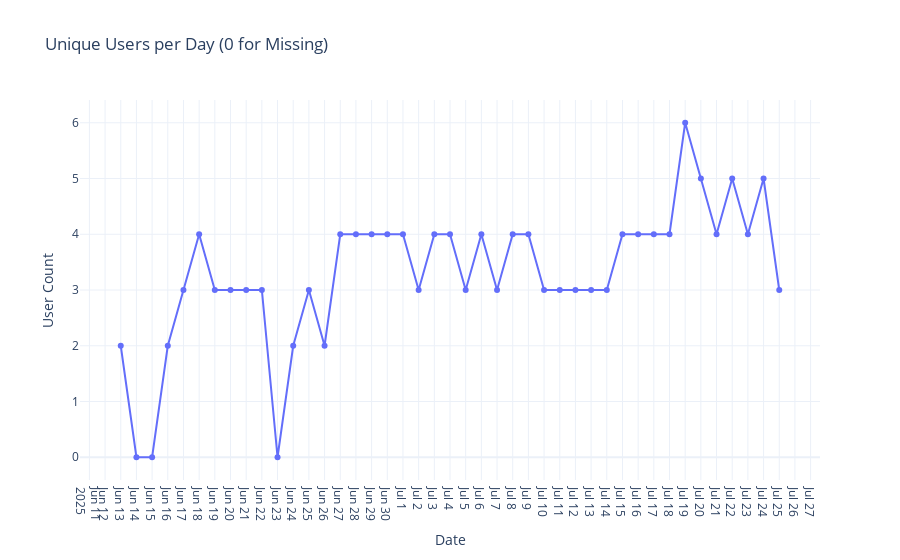

Notebook cell for this chart:
### Markdown cell above
# Charts

### Code cell
pio.templates.default = "seaborn"  # or "plotly_white", "ggplot2", "seaborn", etc.

# Step 1: Calculate daily users
dedup_df = users_score.unique(subset=["date_only", "user_id"])

daily_users = (
    dedup_df
    .group_by("date_only")
    .agg(pl.len().alias("user_count"))
    .sort("date_only")
)

# Step 2: Generate full date range in Polars
min_date = daily_users["date_only"].min()
max_date = daily_users["date_only"].max()

date_range_df = pl.DataFrame({
    "date_only": pl.date_range(min_date, max_date, interval="1d", eager=True)
})

# Step 3: Left join and fill missing values with 0
filled_users = (
    date_range_df
    .join(daily_users, on="date_only", how="left")
    .fill_null(strategy="zero")
)

# Step 4: Plot using Plotly (no pandas)
fig = go.Figure(
    data=go.Scatter(
        x=filled_users["date_only"].to_list(),
        y=filled_users["user_count"].to_list(),
        mode="lines+markers"
    )
)

fig.update_layout(
    title="Unique Users per Day (0 for Missing)",
    xaxis_title="Date",
    yaxis_title="User Count",
    xaxis=dict(type="date", dtick="D1"),
    template="plotly_white"
)

fig.show()

### Figure 1 — Plotly figure (JSON) as saved in the notebook; plotly's stock layout.template omitted (floating-point values rounded to 4 significant figures)
{"data": [{"mode": "lines+markers", "type": "scatter", "x": ["2025-06-13", "2025-06-14", "2025-06-15", "2025-06-16", "2025-06-17", "2025-06-18", "2025-06-19", "2025-06-20", "2025-06-21", "2025-06-22", "2025-06-23", "2025-06-24", "2025-06-25", "2025-06-26", "2025-06-27", "2025-06-28", "2025-06-29", "2025-06-30", "2025-07-01", "2025-07-02", "2025-07-03", "2025-07-04", "2025-07-05", "2025-07-06", "2025-07-07", "2025-07-08", "2025-07-09", "2025-07-10", "2025-07-11", "2025-07-12", "2025-07-13", "2025-07-14", "2025-07-15", "2025-07-16", "2025-07-17", "2025-07-18", "2025-07-19", "2025-07-20", "2025-07-21", "2025-07-22", "2025-07-23", "2025-07-24", "2025-07-25"], "y": [2, 0, 0, 2, 3, 4, 3, 3, 3, 3, 0, 2, 3, 2, 4, 4, 4, 4, 4, 3, 4, 4, 3, 4, 3, 4, 4, 3, 3, 3, 3, 3, 4, 4, 4, 4, 6, 5, 4, 5, 4, 5, 3]}], "layout": {"title": {"text": "Unique Users per Day (0 for Missing)"}, "xaxis": {"dtick": "D1", "title": {"text": "Date"}, "type": "date"}, "yaxis": {"title": {"text": "User Count"}}}}
